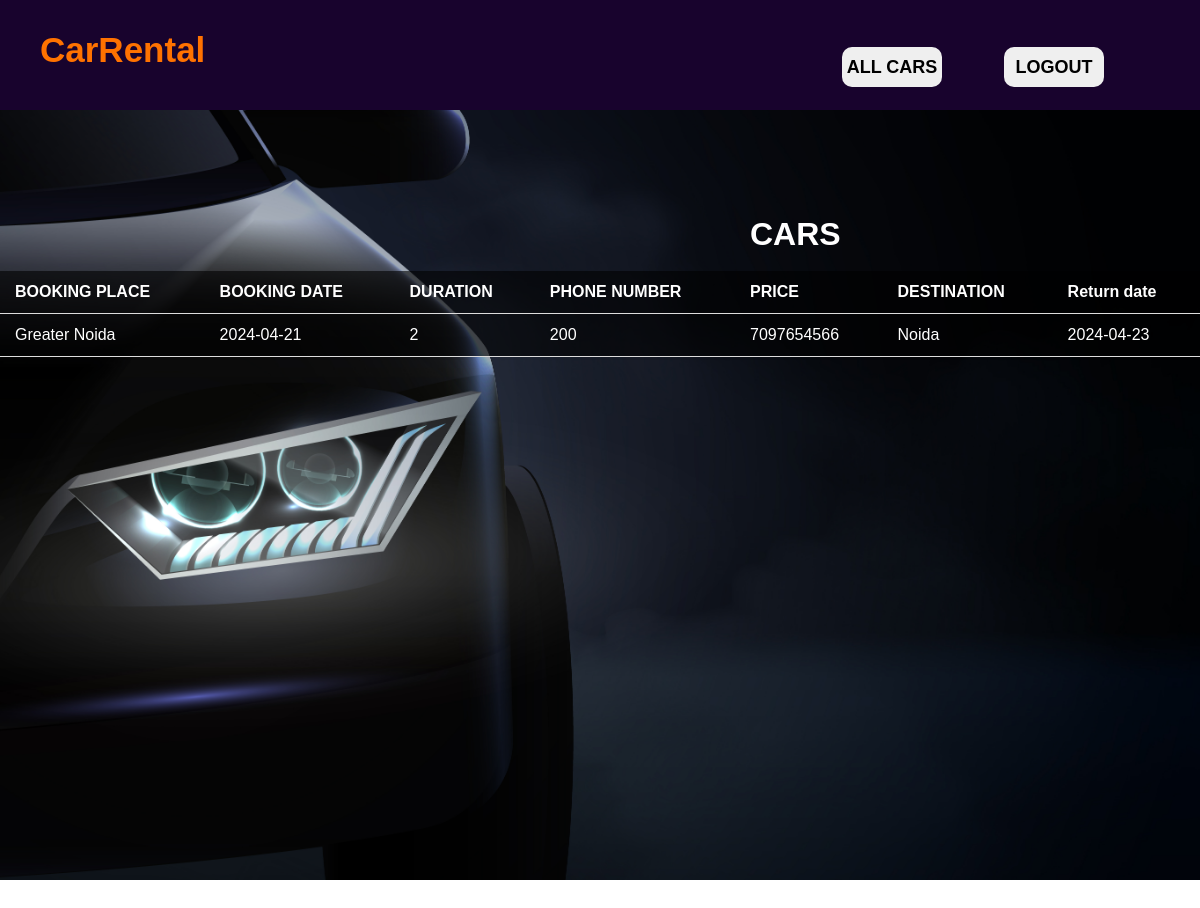
Screenshot of /booked.php with the database file from the repository.
### tables this page shows
CREATE TABLE `booking` (
  `BOOK_ID` int(11) NOT NULL,
  `CAR_ID` int(11) NOT NULL,
  `car_name` varchar(50) NOT NULL,
  `BOOK_PLACE` varchar(255) NOT NULL,
  `BOOK_DATE` date NOT NULL,
  `DURATION` int(11) NOT NULL,
  `PHONE_NUMBER` bigint(20) NOT NULL,
  `DESTINATION` varchar(255) NOT NULL,
  `RETURN_DATE` date NOT NULL,
  `PRICE` int(11) NOT NULL,
  `BOOK_STATUS` varchar(255) NOT NULL DEFAULT 'UNDER PROCESSING'
);

### booked.php (the view, shortened to what this page needs)
<!DOCTYPE html>
<html lang="en">
<head>
    <link rel="stylesheet" href="styles.css">
</head>
<body>
<?php
    $con = mysqli_connect('localhost','root','','users0123');
$query="SELECT *from booking";
$queryy=mysqli_query($con,$query);
?>
<div class="hai"><header>
            <div class="icon">
                <h2 class="logo">CarRental</h2>
            </div>
            <div class="menu">
            <div class="nav">
                <ul>
                    <li><button class="nn"> <a href="admindash.php">ALL CARS</a></li>
                  <li> <button class="nn"><a href="index.php">LOGOUT</a></button></li>
                </ul>
            </div>
         </div>
</header>
         </div>
        <div >
            <br>
            <br>
            <h1 class="header">CARS</h1>
           <br>
            <div>
                <div>
                    <table class="content-table">
                <thead>
                    <tr>
                        <th>BOOKING PLACE</th>
                        <th>BOOKING DATE</th>
                        <th>DURATION</th>
                        <th>PHONE NUMBER</th>
                        <th>PRICE</th>
                        <th>DESTINATION </th>
                        <th>Return date</th>
                    </tr>
                </thead>
                <tbody>
                <?php
                while($res=mysqli_fetch_array($queryy)){
                ?>
                <tr  class="active-row">
                    <td><?php echo $res['BOOK_PLACE'];?></php></td>
                    <td><?php echo $res['BOOK_DATE'];?></php></td>
                    <td><?php echo $res['DURATION'];?></php></td>
                    <td><?php echo $res['PRICE'];?></php></td>
                    <td><?php echo $res['PHONE_NUMBER'];?></php></td>
                    <td><?php echo $res['DESTINATION'];?></php></td>
                    <td><?php echo $res['RETURN_DATE'];?></php></td>
                </tr>
               <?php } ?>
                </tbody>
                </table>
                <br>
                </div>
            </div>
            <br></br>
         <br></br>
         <br></br>
        </div>
</body>
</html>

### styles.css (style rules this page uses)
* { margin: 0; padding: 0; box-sizing: border-box; }
body { font-family: Arial, sans-serif; }
header { background-color: #18032d; color: #fff; padding: 20px; display: flex; justify-content: space-between; align-items: center; }
body { font-family: Arial, sans-serif; display: flex; flex-direction: column; min-height: 100vh; margin: 0; }

### booked.php (style rules this page uses)
* { margin: 0; padding: 0; }
.hai { width: 100%; background: linear-gradient(to top, rgba(0,0,0,0)50%, rgba(0,0,0,0)50%),url("hero-background.jpg"); background-position: center; background-size: cover; height: 110vh; }
.icon { width:200px; float: left; height : 70px; }
.logo { color: #ff7200; font-size: 35px; font-family: Arial; padding-left: 20px; float:left; padding-top: 10px; }
.menu { width: 400px; float: left; height: 70px; }
ul { float: left; display: flex; justify-content: center; align-items: center; }
ul li { list-style: none; margin-left: 62px; margin-top: 27px; font-size: 14px; }
ul li a { text-decoration: none; color: black; font-family: Arial; font-weight: bold; transition: 0.4s ease-in-out; }
.content-table { background-color: rgba(0,0,0,0.6); width: 100%; border-collapse: collapse; margin-bottom: 20px; color: #fff; margin: auto; font:bold; }
.content-table thead tr { color: #fff; margin: auto; font:bold; text-align: left; }
.content-table th, .content-table td { padding: 12px 15px; border-bottom: 1px solid #dddddd; }
.content-table tbody tr { border-bottom: 1px solid #dddddd; }
.header { margin-top: -700px; margin-left: 750px; color: white; }
.nn { width:100px; border:none; height: 40px; font-size: 18px; border-radius: 10px; cursor: pointer; color:white; transition: 0.4s ease; }
.nn a { text-decoration: none; color: black; font-weight: bold; }

### rows the page displays
booking: BOOK_PLACE "Greater Noida", BOOK_DATE "2024-04-21", DURATION "2", PRICE "200", PHONE_NUMBER "7097654566", DESTINATION "Noida", RETURN_DATE "2024-04-23"
